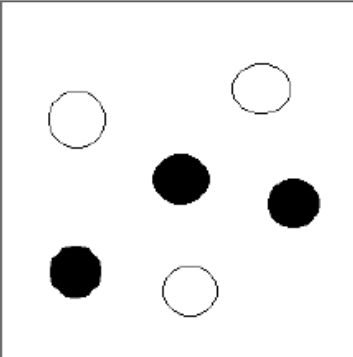
#> input picture opencv_tutorialpoint/A.png, 353 x 357 px, found by its file name
$ python edgedet.py
#> lines starting #> are read from the running program, lines starting #| are printed output that depends on the picture
import cv2
import numpy as np
from matplotlib import pyplot as plt

img = cv2.imread(r"C:\Users\ASUS\Documents\Python\Programs\opencv_tutorialpoint\A.png", 1)
#> img is the input picture: shape (357, 353, 3); min 0, max 255, mean 238.9
edge = cv2.Canny(img,100,200)
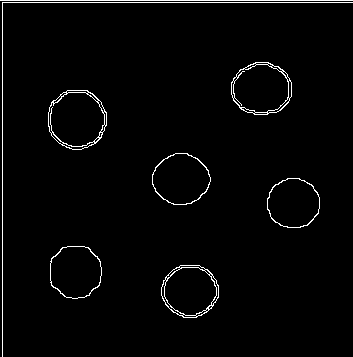
#> edge: shape (357, 353); 2.2% white in thin lines or dots

plt.subplot(121), plt.imshow(img,cmap="rainbow"),plt.title("Original Image")
plt.xticks([]), plt.yticks([])

plt.subplot(122), plt.imshow(edge,cmap="gray"),plt.title("Edge Image")
plt.xticks([]), plt.yticks([])

plt.show()
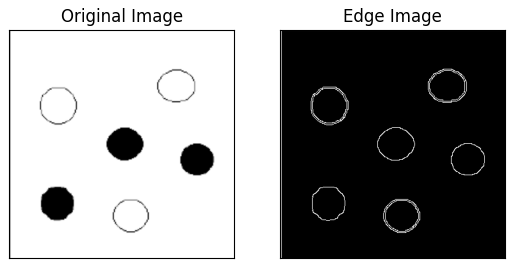
#> figure drawn by matplotlib, 2 panels
